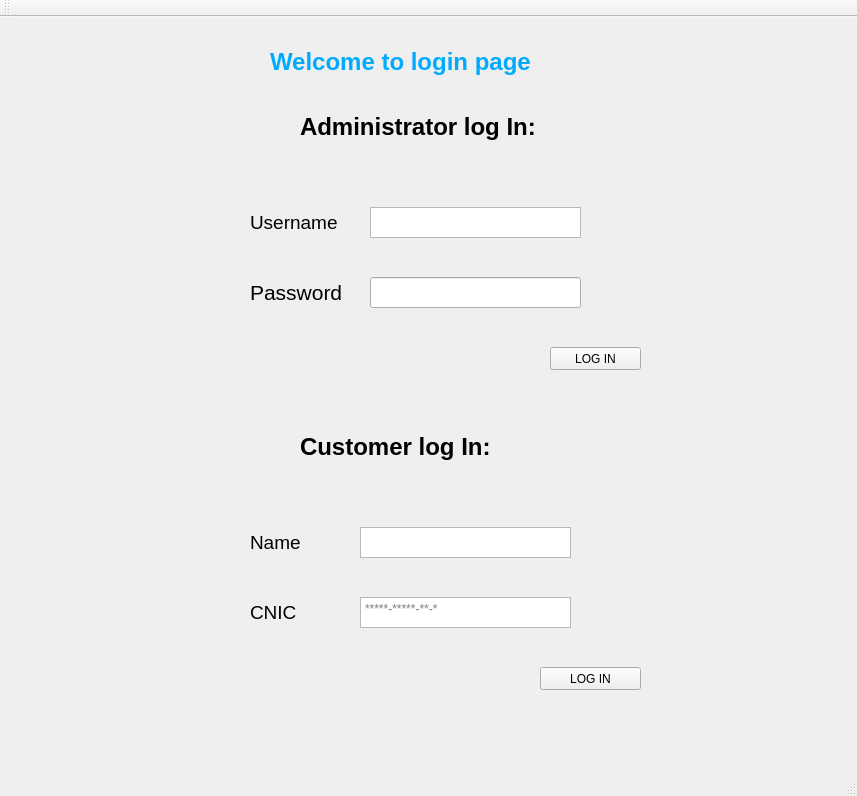
<?xml version="1.0" encoding="UTF-8"?>
<ui version="4.0">
 <class>OOADProjectClass</class>
 <widget class="QMainWindow" name="OOADProjectClass">
  <property name="geometry">
   <rect>
    <x>0</x>
    <y>0</y>
    <width>857</width>
    <height>796</height>
   </rect>
  </property>
  <property name="windowTitle">
   <string>OOADProject</string>
  </property>
  <widget class="QWidget" name="centralWidget">
   <widget class="QLabel" name="label_5">
    <property name="geometry">
     <rect>
      <x>250</x>
      <y>500</y>
      <width>131</width>
      <height>51</height>
     </rect>
    </property>
    <property name="text">
     <string>&lt;html&gt;&lt;head/&gt;&lt;body&gt;&lt;p&gt;&lt;span style=&quot; font-size:14pt;&quot;&gt;Name&lt;/span&gt;&lt;/p&gt;&lt;/body&gt;&lt;/html&gt;</string>
    </property>
   </widget>
   <widget class="QTextEdit" name="CustomerName">
    <property name="geometry">
     <rect>
      <x>360</x>
      <y>510</y>
      <width>211</width>
      <height>31</height>
     </rect>
    </property>
   </widget>
   <widget class="QLabel" name="label_3">
    <property name="geometry">
     <rect>
      <x>250</x>
      <y>180</y>
      <width>131</width>
      <height>51</height>
     </rect>
    </property>
    <property name="text">
     <string>&lt;html&gt;&lt;head/&gt;&lt;body&gt;&lt;p&gt;&lt;span style=&quot; font-size:14pt;&quot;&gt;Username&lt;/span&gt;&lt;/p&gt;&lt;/body&gt;&lt;/html&gt;</string>
    </property>
   </widget>
   <widget class="QLabel" name="label_4">
    <property name="geometry">
     <rect>
      <x>250</x>
      <y>260</y>
      <width>111</width>
      <height>31</height>
     </rect>
    </property>
    <property name="text">
     <string>&lt;html&gt;&lt;head/&gt;&lt;body&gt;&lt;p&gt;&lt;span style=&quot; font-size:16pt;&quot;&gt;Password&lt;/span&gt;&lt;/p&gt;&lt;/body&gt;&lt;/html&gt;</string>
    </property>
   </widget>
   <widget class="QPushButton" name="CustomerLogIn">
    <property name="geometry">
     <rect>
      <x>540</x>
      <y>650</y>
      <width>101</width>
      <height>23</height>
     </rect>
    </property>
    <property name="text">
     <string>LOG IN</string>
    </property>
   </widget>
   <widget class="QLabel" name="label_6">
    <property name="geometry">
     <rect>
      <x>250</x>
      <y>570</y>
      <width>131</width>
      <height>51</height>
     </rect>
    </property>
    <property name="text">
     <string>&lt;html&gt;&lt;head/&gt;&lt;body&gt;&lt;p&gt;&lt;span style=&quot; font-size:14pt;&quot;&gt;CNIC&lt;/span&gt;&lt;/p&gt;&lt;/body&gt;&lt;/html&gt;</string>
    </property>
   </widget>
   <widget class="QLabel" name="label">
    <property name="geometry">
     <rect>
      <x>300</x>
      <y>90</y>
      <width>251</width>
      <height>41</height>
     </rect>
    </property>
    <property name="text">
     <string>&lt;html&gt;&lt;head/&gt;&lt;body&gt;&lt;p&gt;&lt;span style=&quot; font-size:18pt; font-weight:600;&quot;&gt;Administrator log In:&lt;/span&gt;&lt;/p&gt;&lt;/body&gt;&lt;/html&gt;</string>
    </property>
   </widget>
   <widget class="QLabel" name="label_2">
    <property name="geometry">
     <rect>
      <x>300</x>
      <y>410</y>
      <width>251</width>
      <height>41</height>
     </rect>
    </property>
    <property name="text">
     <string>&lt;html&gt;&lt;head/&gt;&lt;body&gt;&lt;p&gt;&lt;span style=&quot; font-size:18pt; font-weight:600;&quot;&gt;Customer log In:&lt;/span&gt;&lt;/p&gt;&lt;/body&gt;&lt;/html&gt;</string>
    </property>
   </widget>
   <widget class="QPushButton" name="AdminlogIn">
    <property name="geometry">
     <rect>
      <x>550</x>
      <y>330</y>
      <width>91</width>
      <height>23</height>
     </rect>
    </property>
    <property name="text">
     <string>LOG IN</string>
    </property>
   </widget>
   <widget class="QTextEdit" name="CustomerCnic">
    <property name="geometry">
     <rect>
      <x>360</x>
      <y>580</y>
      <width>211</width>
      <height>31</height>
     </rect>
    </property>
    <property name="placeholderText">
     <string>*****-*****-**-*</string>
    </property>
   </widget>
   <widget class="QTextEdit" name="AdminName">
    <property name="geometry">
     <rect>
      <x>370</x>
      <y>190</y>
      <width>211</width>
      <height>31</height>
     </rect>
    </property>
   </widget>
   <widget class="QLabel" name="label_7">
    <property name="geometry">
     <rect>
      <x>270</x>
      <y>20</y>
      <width>311</width>
      <height>51</height>
     </rect>
    </property>
    <property name="text">
     <string>&lt;html&gt;&lt;head/&gt;&lt;body&gt;&lt;p&gt;&lt;span style=&quot; font-size:18pt; font-weight:600; color:#00aaff;&quot;&gt;Welcome to login page&lt;/span&gt;&lt;/p&gt;&lt;/body&gt;&lt;/html&gt;</string>
    </property>
   </widget>
   <widget class="QLineEdit" name="AdminPassword">
    <property name="geometry">
     <rect>
      <x>370</x>
      <y>260</y>
      <width>211</width>
      <height>31</height>
     </rect>
    </property>
    <property name="echoMode">
     <enum>QLineEdit::Password</enum>
    </property>
   </widget>
  </widget>
  <widget class="QMenuBar" name="menuBar">
   <property name="geometry">
    <rect>
     <x>0</x>
     <y>0</y>
     <width>857</width>
     <height>21</height>
    </rect>
   </property>
  </widget>
  <widget class="QToolBar" name="mainToolBar">
   <attribute name="toolBarArea">
    <enum>TopToolBarArea</enum>
   </attribute>
   <attribute name="toolBarBreak">
    <bool>false</bool>
   </attribute>
  </widget>
  <widget class="QStatusBar" name="statusBar"/>
 </widget>
 <layoutdefault spacing="6" margin="11"/>
 <resources>
  <include location="ooadproject.qrc"/>
 </resources>
 <connections>
  <connection>
   <sender>AdminlogIn</sender>
   <signal>clicked()</signal>
   <receiver>OOADProjectClass</receiver>
   <slot>AdminlogIn()</slot>
   <hints>
    <hint type="sourcelabel">
     <x>595</x>
     <y>374</y>
    </hint>
    <hint type="destinationlabel">
     <x>428</x>
     <y>397</y>
    </hint>
   </hints>
  </connection>
  <connection>
   <sender>CustomerLogIn</sender>
   <signal>clicked()</signal>
   <receiver>OOADProjectClass</receiver>
   <slot>CustomerLogIn()</slot>
   <hints>
    <hint type="sourcelabel">
     <x>590</x>
     <y>694</y>
    </hint>
    <hint type="destinationlabel">
     <x>428</x>
     <y>397</y>
    </hint>
   </hints>
  </connection>
 </connections>
 <slots>
  <slot>AdminlogIn()</slot>
  <slot>CustomerLogIn()</slot>
 </slots>
</ui>
